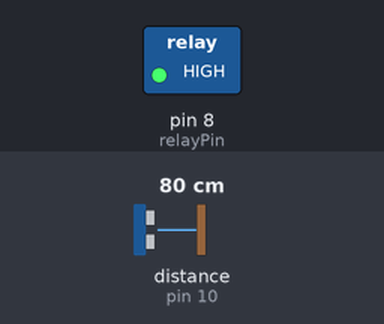
Recording of a sketch running on a simulated Arduino Uno, built with avr-gcc and run on an emulated ATmega328P. Shown: switched loads named in the sketch (green lamp = pin HIGH). Wiring (inferred from the names in the program): ultrasonic range finder: trigger pin 9; echo pin 10. The inputs (shaded band) are chosen by the test bench; at power-on: distance to the obstacle (sensor on pin 10) 80 cm. The echo pulse lasts 58.3 µs per cm; pins used as bus, display or sensor lines are not drawn.

Above: at 1.2 s.
1.3 s: distance to the obstacle (sensor on pin 10) set to 13 cm
2.8 s: distance to the obstacle (sensor on pin 10) set to 10 cm
At 4.0 s:
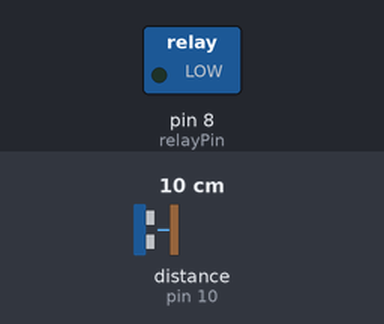
4.3 s: distance to the obstacle (sensor on pin 10) set to 18 cm
At 4.8 s:
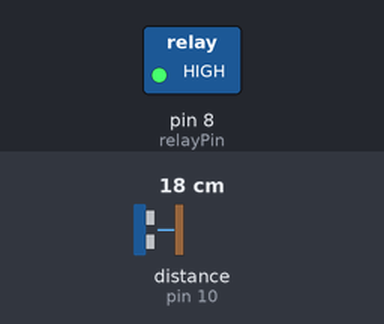
5.8 s: distance to the obstacle (sensor on pin 10) set to 2 cm
At 6.7 s:
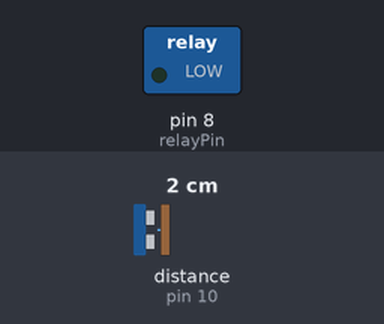
Timing chart, 0 to 8.3 s (numbered marks = the images above; inputs shaded):
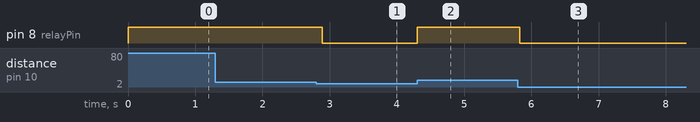

Measured:
- the behaviour switches between 12 and 11 cm on distance to the obstacle (sensor on pin 10) (found by bisection; images 0 and 1)
- after the input at 1.3 s, every drawn part: stays the same
- after the input at 2.8 s, pin 8 (relayPin): HIGH → LOW after 0.09 s
- after the input at 4.3 s, pin 8 (relayPin): LOW → HIGH at once
- after the input at 5.8 s, pin 8 (relayPin): HIGH → LOW at once

The sketch:

touchless_water_system.ino
```cpp
// Touchless Water Tap System
// Arduino UNO + HC-SR04 + Relay + Pump

#define trigPin 9
#define echoPin 10
#define relayPin 8

long duration;
int distance;

void setup() {
  pinMode(trigPin, OUTPUT);
  pinMode(echoPin, INPUT);
  pinMode(relayPin, OUTPUT);

  // Relay OFF (most relay modules are ACTIVE LOW)
  digitalWrite(relayPin, HIGH);
}

void loop() {
  // Send ultrasonic pulse
  digitalWrite(trigPin, LOW);
  delayMicroseconds(2);
  digitalWrite(trigPin, HIGH);
  delayMicroseconds(10);
  digitalWrite(trigPin, LOW);

  // Read echo
  duration = pulseIn(echoPin, HIGH, 30000); // timeout safety
  distance = duration * 0.034 / 2;          // cm

  // Hand detection
  if (distance > 0 && distance <= 10) {
    digitalWrite(relayPin, LOW);   // Relay ON → Pump ON
  } else {
    digitalWrite(relayPin, HIGH);  // Relay OFF → Pump OFF
  }

  delay(100);
}
```
